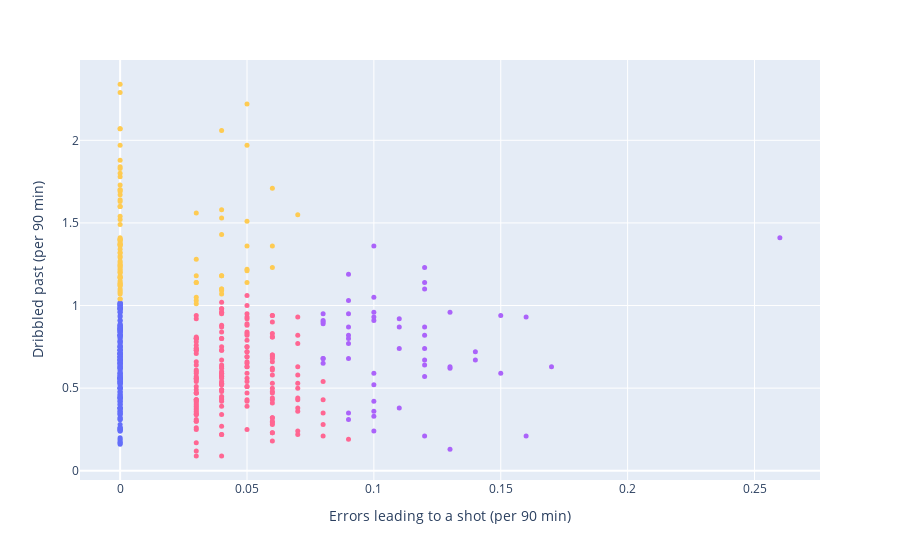

Notebook code for this chart:
### Code cell
fig = px.scatter(data_frame=defender_all,x='Err',y='TklDriPast',
                color=labels,hover_name='Player',
                hover_data=['Squad','Comp','Nation'],
                color_continuous_scale=px.colors.qualitative.Plotly,
                labels={
                    'Err':'Errors leading to a shot (per 90 min)',
                    'TklDriPast':'Dribbled past (per 90 min)'
                })

fig.update_traces(marker={'size':5})
fig.update(layout_coloraxis_showscale=False)

fig.show()

### Figure 1 — Plotly figure (JSON) as saved in the notebook; plotly's stock layout.template omitted (floating-point values rounded to 4 significant figures; data arrays with more than 128 entries replaced by an {"elided": "..."} marker saying what was removed)
{"data": [{"customdata": {"elided": "498x3 str values"}, "hovertemplate": "<b>%{hovertext}</b><br><br>Errors leading to a shot (per 90 min)=%{x}<br>Dribbled past (per 90 min)=%{y}<br>Squad=%{customdata[0]}<br>Comp=%{customdata[1]}<br>Nation=%{customdata[2]}<br>color=%{marker.color}<extra></extra>", "hovertext": {"elided": "498 str values"}, "legendgroup": "", "marker": {"color": {"elided": "498 int values"}, "coloraxis": "coloraxis", "size": 5, "symbol": "circle"}, "mode": "markers", "name": "", "orientation": "v", "showlegend": false, "type": "scatter", "x": {"elided": "498 float values"}, "xaxis": "x", "y": {"elided": "498 float values"}, "yaxis": "y"}], "layout": {"coloraxis": {"colorbar": {"title": {"text": "color"}}, "colorscale": [[0, "#636EFA"], [0.1111, "#EF553B"], [0.2222, "#00CC96"], [0.3333, "#AB63FA"], [0.4444, "#FFA15A"], [0.5556, "#19D3F3"], [0.6667, "#FF6692"], [0.7778, "#B6E880"], [0.8889, "#FF97FF"], [1, "#FECB52"]], "showscale": false}, "legend": {"tracegroupgap": 0}, "margin": {"t": 60}, "xaxis": {"anchor": "y", "domain": [0, 1], "title": {"text": "Errors leading to a shot (per 90 min)"}}, "yaxis": {"anchor": "x", "domain": [0, 1], "title": {"text": "Dribbled past (per 90 min)"}}}}
